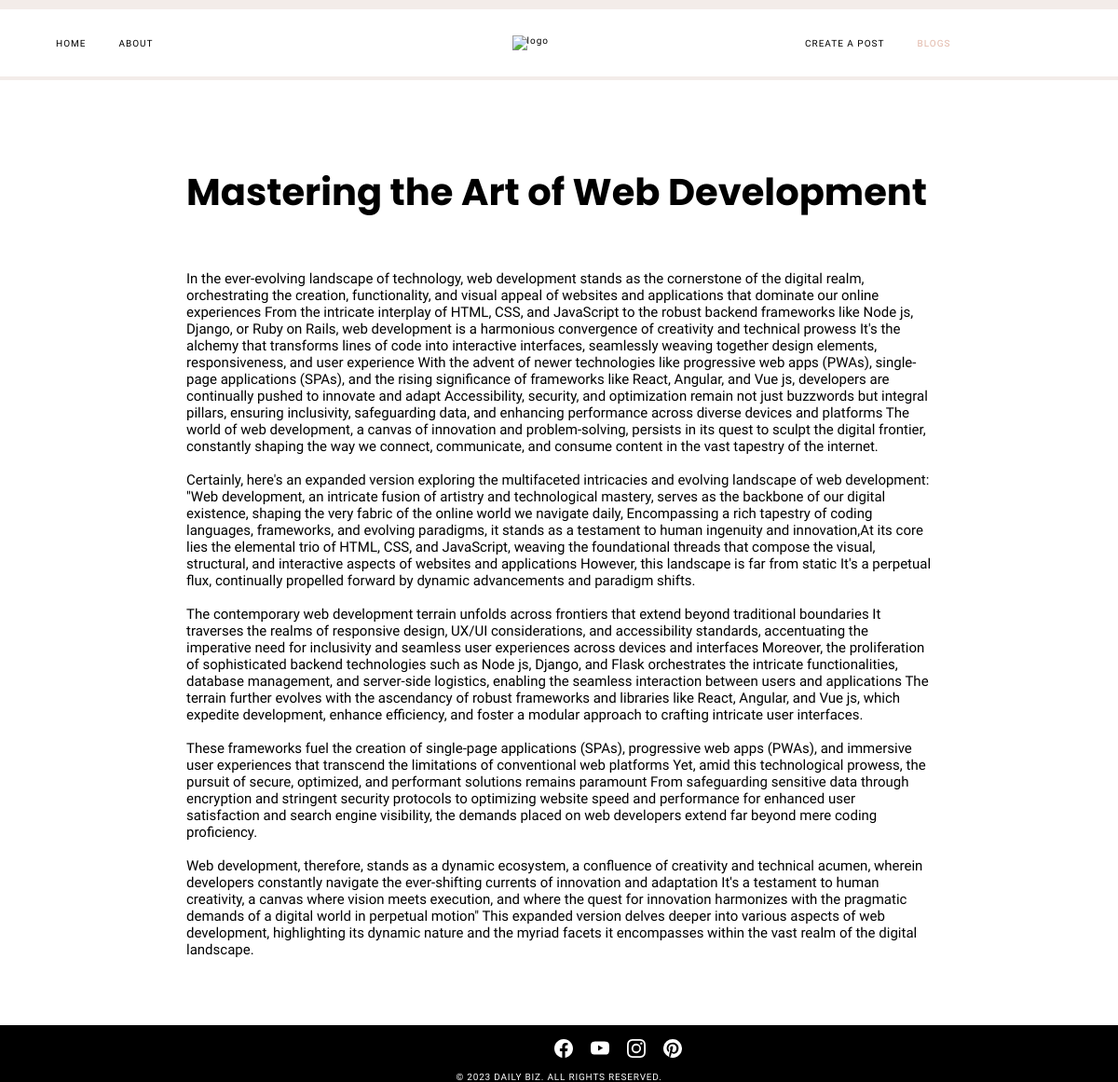
The app's page /2/posts/ with its own data.
### tables this page shows
CREATE TABLE posts (
    id INTEGER PRIMARY KEY AUTOINCREMENT,
    created TIMESTAMP NOT NULL DEFAULT CURRENT_TIMESTAMP,
    title TEXT NOT NULL,
    content TEXT NOT NULL
);

### app.py (the view)
@app.route('/<int:id>/posts/', methods=('GET', 'POST'))
def post(id):
    post = get_post(id)
    return render_template('post.html', post=post)

### app.py (called while the page is built)
def get_db_connection():
    conn = sqlite3.connect('database.db')
    conn.row_factory = sqlite3.Row
    return conn

def get_post(post_id):
    conn = get_db_connection()
    post = conn.execute('SELECT * FROM posts WHERE id = ?',
                        (post_id,)).fetchone()
    conn.close()
    if post is None:
        abort(404)
    return post

### templates/post.html (shortened to what this page needs)
{% extends 'base.html' %}
{% block content %}
<br><br><br><br><br>
<div class="blogpost" style="margin-left: 200px; margin-right: 200px;">
<h1 style="font-family: 'Poppins', sans-serif; font-size: 40px;">{{ post['title'] }}</h1><br><br><br>
<p style="font-family: 'Wix Madefor Text', sans-serif; font-size: 15px;">{{ post['content']|replace('.', '.<br><br>')|safe }}</p>
</div>
{% endblock %}

### templates/base.html (style rules this page uses)
* { padding: 0; margin: 0; box-sizing: border-box; }
html { scroll-behavior: smooth; }

### records on screen
posts: title "Mastering the Art of Web Development", content "In the ever-evolving landscape of technology, web development stands as the cornerstone of the digital realm, orchestrating the creation, functionality, and visual appeal of websites and applications that dominate our online experiences From the intricate interplay of HTML, CSS, and JavaScript to the robust backend frameworks like Node js, Django, or Ruby on Rails, web development is a harmonious convergence of creativity and technical prowess It's the alchemy that transforms lines of code into interactive interfaces, seamlessly weaving together design elements, responsiveness, and user experience With the advent of newer technologies like progressive web apps (PWAs), single-page…"
